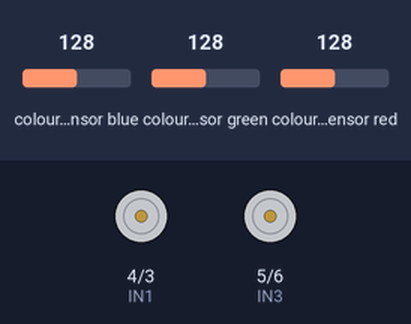
A sketch run on a simulated Arduino Mega 2560, built with avr-gcc and run on an emulated ATmega2560. On the bench: motor-driver pin pairs drawn as motors (green arrow = first pin HIGH = forward, orange = second pin HIGH = backward, longer = more drive, scaled by the enable pin). Wiring (inferred from the names in the program): 2 × TCS3200 colour sensor: output pin 22, S2 pin 46, S3 pin 47, S0 pin 48, S1 pin 49 / output pin 23, S2 pin 50, S3 pin 51, S0 pin 52, S1 pin 53. Inputs (shaded band) come from the test bench; at power-on: colour sensor blue 128, colour sensor green 128, colour sensor red 128. What the sketch prints to the serial monitor is not drawn.

Above: at 0.18 s.
Timing chart, 0 to 1.9 s (numbered marks = the images above):
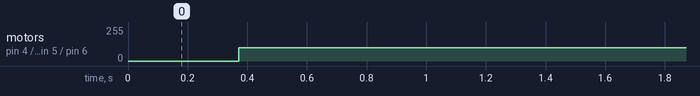

Measured:
- by itself, motor on pin 4 (IN1) / pin 3 (IN2), motor on pin 5 (IN3) / pin 6 (IN4): stopped → forward 100/255 at 0.37 s

The sketch:

TentativaSeguidorDeLinha.ino
```cpp
// === SENSOR DE COR ESQUERDO (TCS3200) ===
  #define S0 52  // Controle de escala de frequência
  #define S1 53
  #define S2 50  // Seleção de filtro de cor
  #define S3 51
  #define OUT 22 // Saída do sensor

// === SENSOR DE COR DIREITO (TCS3200) ===
  #define S00 48
  #define S11 49
  #define S22 46
  #define S33 47
  #define OUTT 23

// === MOTORES COM PONTE H (L298N) ===
  // PWM motor esquerdo
  #define ENA 2
  #define IN1 4
  #define IN2 3

  // PWM motor direito
  #define ENB 7
  #define IN3 5
  #define IN4 6

void setup() {
  Serial.begin(9600);

  // Pinos do sensor esquerdo
  pinMode(S0, OUTPUT);
  pinMode(S1, OUTPUT);
  pinMode(S2, OUTPUT);
  pinMode(S3, OUTPUT);
  pinMode(OUT, INPUT);

  // Pinos do sensor direito
  pinMode(S00, OUTPUT);
  pinMode(S11, OUTPUT);
  pinMode(S22, OUTPUT);
  pinMode(S33, OUTPUT);
  pinMode(OUTT, INPUT);

  // Pinos dos motores
  pinMode(ENA, OUTPUT);
  pinMode(IN1, OUTPUT);
  pinMode(IN2, OUTPUT);
  pinMode(ENB, OUTPUT);
  pinMode(IN3, OUTPUT);
  pinMode(IN4, OUTPUT);

  Serial.println("Sistema Iniciado: sensores de cor + motores...");

  // Configura sensores para 100% da frequência de saída
  digitalWrite(S0, HIGH);
  digitalWrite(S1, HIGH);
  digitalWrite(S00, HIGH);
  digitalWrite(S11, HIGH);
}

void loop() {

  // === LEITURA DOS SENSORES DE COR ===

  // Sensor esquerdo
  int redE = readColor(S2, S3, OUT, LOW, LOW);
  int greenE = readColor(S2, S3, OUT, HIGH, HIGH);
  int blueE = readColor(S2, S3, OUT, LOW, HIGH);

  // Sensor direito
  int redD = readColor(S22, S33, OUTT, LOW, LOW);
  int greenD = readColor(S22, S33, OUTT, HIGH, HIGH);
  int blueD = readColor(S22, S33, OUTT, LOW, HIGH);
  // Identifica as cores detectadas
  String corE = identificarCor(redE, greenE, blueE);
  String corD = identificarCor(redD, greenD, blueD);

  // Exibe valores no monitor serial
  Serial.println(">> Cor detectada:");

  Serial.print("[ESQUERDA] R: "); Serial.print(redE);
  Serial.print(" | G: "); Serial.print(greenE);
  Serial.print(" | B: "); Serial.println(blueE);
  Serial.println(corE);
  Serial.println("-=-=-=--=");

  Serial.print("[DIREITA] R: "); Serial.print(redD);
  Serial.print(" | G: "); Serial.print(greenD);
  Serial.print(" | B: "); Serial.println(blueD);
  Serial.println(corD);
  Serial.println("-=-=-=--=");


  // === LÓGICA DO SEGUIDOR DE LINHA ===

  if (corE == "Preto" && corD == "Preto") {
    motorFrente();
  }
  else if (corE == "Preto" && corD == "Branco") {
    motorEsquerda();
  }
  else if (corE == "Branco" && corD == "Preto") {
    motorDireita();
  }
  else if (corE == "Branco" && corD == "Branco") {
    motorFrente();
  }
  else if (corE == "Vermelho" && corD == "Vermelho"){
    pararMotores();
    delay(7000);
  }
  else{
    motorFrenteDevagar();
  }
}

// === FUNÇÃO PARA LER UMA COR COMBINANDO ESTADOS DE S2 E S3 ===
int readColor(int s2, int s3, int outPin, bool s2State, bool s3State) {

  digitalWrite(s2, s2State);
  digitalWrite(s3, s3State);
  delay(50); // Pequena pausa para estabilidade
  int tempo = pulseIn(outPin, LOW, 50000); // timeout de 50ms
  return tempo;

}

// === FUNÇÃO PARA IDENTIFICAR A COR ===
String identificarCor(int red, int green, int blue) {

  if (red <= 17 && green >= 19 && blue >= 15) {
    return "Vermelho";
  }
  else if (red >= 18 && green >= 16 && blue < 20 ) {
    return "Preto";
  }
  else if (blue <= green && green < red) {
    if (red < 10 && green < 10 && blue < 10){
      return "Branco";
    }
    else{
      return "Verde";
    }
  }
  else if (red <= 13 && green <= 13 && blue < 10) {
    return "Branco";
  }

  else {
    return "Indefinido";
  }
}

// === CONTROLE DOS MOTORES ===
void motorFrente() {

  digitalWrite(IN1, HIGH);
  digitalWrite(IN2, LOW);
  digitalWrite(IN3, HIGH);
  digitalWrite(IN4, LOW);
  analogWrite(ENA, 150);
  analogWrite(ENB, 150);
  Serial.println(">> Motores girando para FRENTE");

}

void motorFrenteDevagar() {

  digitalWrite(IN1, HIGH);
  digitalWrite(IN2, LOW);
  digitalWrite(IN3, HIGH);
  digitalWrite(IN4, LOW);
  analogWrite(ENA, 100);
  analogWrite(ENB, 100);
  delay(20);
  Serial.println(">> Motores girando para FRENTE");

}
// Motor Esquerda
  void motorEsquerda() {
    digitalWrite(IN1, LOW);
    digitalWrite(IN2, HIGH);
    digitalWrite(IN3, HIGH);
    digitalWrite(IN4, LOW);
    analogWrite(ENA, 160);
    analogWrite(ENB, 250);
    Serial.println(">> Motores girando para a ESQUERDA");
  }

// Motor Direita
  void motorDireita() {
    digitalWrite(IN1, HIGH);
    digitalWrite(IN2, LOW);
    digitalWrite(IN3, LOW);
    digitalWrite(IN4, HIGH);
    analogWrite(ENA, 250);
    analogWrite(ENB, 160);
    Serial.println(">> Motores girando para a DIREITA");
  }

// Parar Motor
  void pararMotores() {
    analogWrite(ENA, 0);
    analogWrite(ENB, 0);
    Serial.println(">> Motores PARADOS");
  }
```
